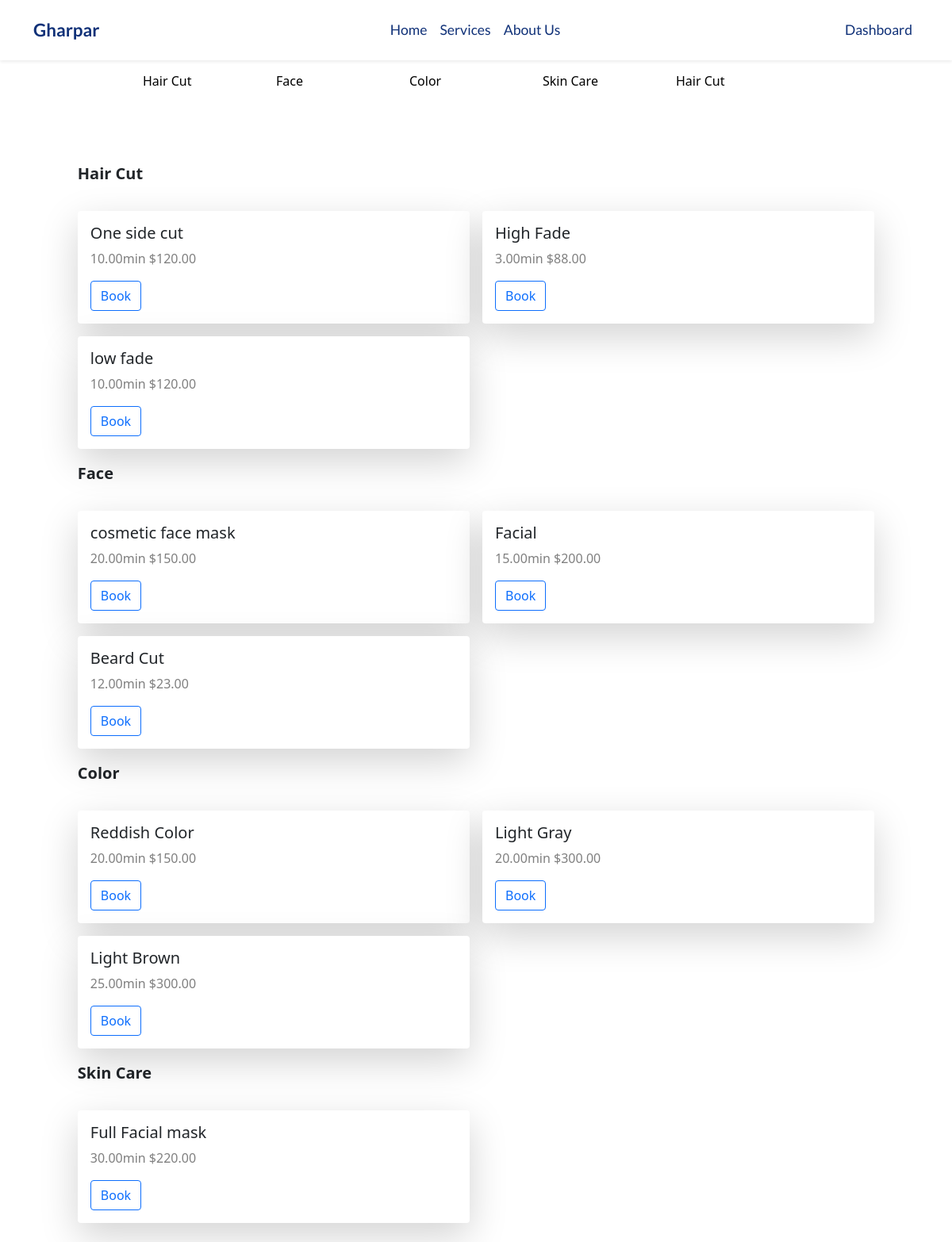
/services/ (signed in), run on the app's committed database.
### core/models.py (models this page shows)
class Category(models.Model):
    name = models.CharField(max_length=100)
    description = models.TextField(max_length=500)
    image = models.ImageField(upload_to='categories/', blank=True)
    class Meta:
        verbose_name = 'category'
        verbose_name_plural = 'categories'
    def __str__(self):
        return self.name

class Service(models.Model):
    name = models.CharField(max_length=200, verbose_name='Name')
    description = models.TextField(verbose_name='Description')
    image = models.ImageField(verbose_name='Image', upload_to='services')
    category = models.ForeignKey('Category', on_delete=models.CASCADE, verbose_name='Category')
    price = models.DecimalField(max_digits=10, decimal_places=2, verbose_name='Price')
    duration = models.DecimalField(max_digits=10, decimal_places=2, verbose_name='Duration')
    created = models.DateTimeField(auto_now_add=True, verbose_name='Created at')
    class Meta:
        verbose_name = 'service'
        verbose_name_plural = 'services'
        ordering = ['-created']
    def __str__(self):
        return self.name

### core/views.py (the view)
# urls.py: path('services/', services_view, name='services'),
def services_view(request):
    categories = Category.objects.all()
    services=[]
    for category in categories:
        service = Service.objects.filter(category=category)
        services.append({'category': category, 'services': service})
    context = {
        'categories': categories,
        'services': services,
    }
    return render(request, 'core/services.html', context)

### templates/core/services.html (shortened to what this page needs)
{% extends "core/core_base.html" %}
{% load static %}
{% block content %}
  <link rel="stylesheet" href="{% static 'css/owl.carousel.min.css' %}">
  <link rel="stylesheet" href="{% static 'css/owl.theme.default.min.css' %}">
  <div class="carousel-wrap">
    <div class="owl-carousel">
    {% for category in categories %}
    <div class="item">
        <a href="#{{category.name}}">{{category.name}}</a>
      </div>
    {% endfor %}
    </div>
  </div>
  <div class="container">
    <div class="m-auto" style="width: 90%;">
      <div class="row g-3">
      {% for service in services %}
      {% if service.services %}
      <p class="fw-bold fs-5" id="{{service.category}}">{{service.category}}</p>
      {% for s in service.services %}
        <div class="col-md-6">
          <div class="card bg-white shadow-lg border-0">
            <div class="card-body">
              <h4 class="card-title fs-5">{{s}}</h4>
              <p class="card-text p-y-1 text-black-50">{{s.duration}}min ${{s.price}}</p>
              <a id="book_service" href="{% url 'book_service' s.id %}"  class="btn btn-outline-primary">Book</a>
            </div>
          </div>
        </div>
      {% endfor %}
      {% endif %}
      {% endfor %}
      </div>
    </div>
    <br>
  </div>
{% endblock content %}

### static/css/home.css (style rules this page uses)
html { scroll-behavior: smooth; }
.carousel-wrap { margin: 90px auto; padding: 0 5%; width: 80%; position: relative; }
.owl-carousel .item { position: relative; z-index: 100; -webkit-backface-visibility: hidden; }
a { text-decoration: none; color: black; }

### data on the page
Category: name "Hair Cut", category "Hair Cut"
Category: name "Face", category "Face"
Category: name "Color", category "Color"
Category: name "Skin Care", category "Skin Care"
Service: name "One side cut", duration "10.00", price "120.00"
Service: name "High Fade", duration "3.00", price "88.00"
Service: name "low fade", duration "10.00", price "120.00"
Service: name "cosmetic face mask", duration "20.00", price "150.00"
Service: name "Facial", duration "15.00", price "200.00"
Service: name "Beard Cut", duration "12.00", price "23.00"
Service: name "Reddish Color", duration "20.00", price "150.00"
Service: name "Light Gray", duration "20.00", price "300.00"
Service: name "Light Brown", duration "25.00", price "300.00"
Service: name "Full Facial mask", duration "30.00", price "220.00"
